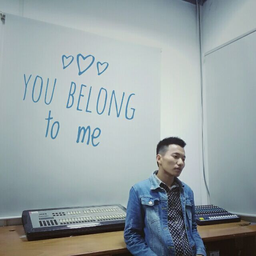
#> input picture lin_gif/new_img/davizi.png, 256 x 256 px, shrunk from 640 x 640 before the run
$ python -i lvjk.py   (imports and definitions only)
#> lines starting #> are read from the running program, lines starting #| are printed output that depends on the picture
#> further down, picture is the input picture: PIL image 256x256 RGB; mean R, G, B 151.2, 162.6, 164.4
### lin_gif/utils.py
import time


# [22 lines left out: functions log, ensure, isEquals, not called in this run]


import random


def random_num(num1, num2):
    return random.randint(num1, num2)


# [6 lines left out: function load_file, not called in this run]


def floor(num):
    import math
    return math.floor(num)


# [18 lines left out: functions abs, load_lines, formatted_image, not called in this run]


def new_image(w, h):
    from PIL import Image
    return Image.new('RGBA', (w, h))


from PIL import Image, ImageFont, ImageDraw

# w 402 h 431
# [38 lines left out: functions random_colors, random_position, text, draw_text, not called in this run]

### lin_gif/lvjk.py
from utils import (
    log,
    random_num,
    floor,
    text,
)
from PIL import (
    Image,
    ImageFont,
    ImageDraw,
    ImageFilter
)


# [24 lines left out: functions colors_of_gray, grayscale, not called in this run]


def position_of_frosted_glass(position):
    i, j = position
    index = random_num(0, 8)
    x = i + index
    y = j + index
    new_position = (x, y)
    return new_position


def frosted_glass(img):
    img = img.convert('RGBA')  # 修改颜色通道为RGBA
    w, h = img.size
#> w = 256; h = 256
    for i in range(w - 8):
        for j in range(h - 8):
            position = (i, j)
            new_position = position_of_frosted_glass(position)
            colors = img.getpixel(new_position)
            img.putpixel(position, colors)
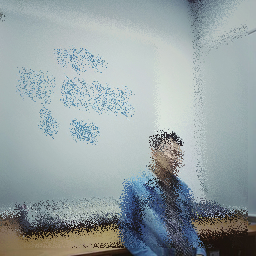
#> img: PIL image 256x256 RGBA; mean R, G, B, A 150.5, 161.6, 163.3, 255
    # text('lin 聚聚!!!', img)
    img.save('frosted_glass.png')
    img.show()


# [268 lines left out: functions position_of_mosaic, mosaic, colors_of_comic_books, comic_books, colors_of_negative, negative and 15 more, not called in this run]


def main():
    img = Image.open("davizi.png")
    # [12 lines of commented-out code are left out]


# [2 lines not run here, left out]

>>> from PIL import Image
>>> picture = Image.open('new_img/davizi.png')
>>> result = frosted_glass(picture)
